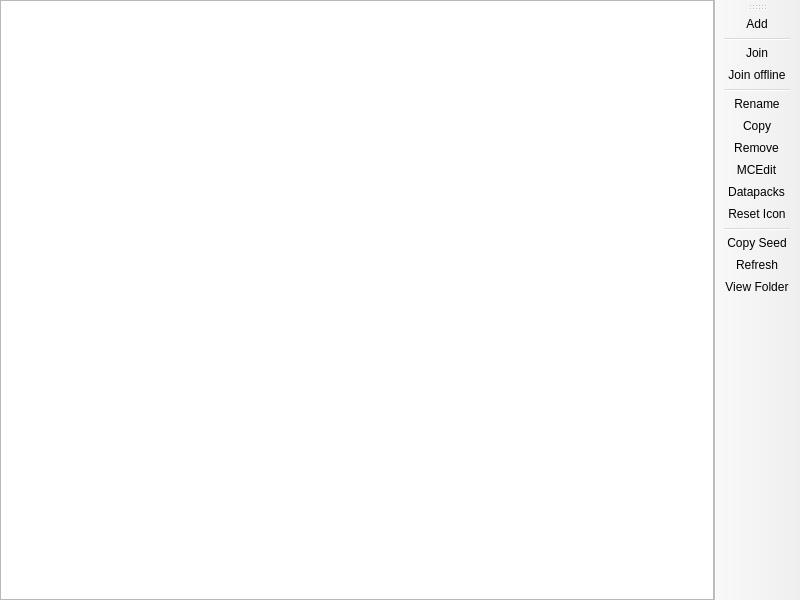
<?xml version="1.0" encoding="UTF-8"?>
<ui version="4.0">
 <class>WorldListPage</class>
 <widget class="QMainWindow" name="WorldListPage">
  <property name="geometry">
   <rect>
    <x>0</x>
    <y>0</y>
    <width>800</width>
    <height>600</height>
   </rect>
  </property>
  <widget class="QWidget" name="centralwidget">
   <layout class="QHBoxLayout" name="horizontalLayout">
    <property name="leftMargin">
     <number>0</number>
    </property>
    <property name="topMargin">
     <number>0</number>
    </property>
    <property name="rightMargin">
     <number>0</number>
    </property>
    <property name="bottomMargin">
     <number>0</number>
    </property>
    <item>
     <widget class="QTreeView" name="worldTreeView">
      <property name="sizePolicy">
       <sizepolicy hsizetype="Expanding" vsizetype="Expanding">
        <horstretch>0</horstretch>
        <verstretch>0</verstretch>
       </sizepolicy>
      </property>
      <property name="acceptDrops">
       <bool>true</bool>
      </property>
      <property name="dragDropMode">
       <enum>QAbstractItemView::DragDrop</enum>
      </property>
      <property name="alternatingRowColors">
       <bool>true</bool>
      </property>
      <property name="rootIsDecorated">
       <bool>false</bool>
      </property>
      <property name="itemsExpandable">
       <bool>false</bool>
      </property>
      <property name="sortingEnabled">
       <bool>true</bool>
      </property>
      <property name="allColumnsShowFocus">
       <bool>true</bool>
      </property>
      <attribute name="headerStretchLastSection">
       <bool>false</bool>
      </attribute>
     </widget>
    </item>
   </layout>
  </widget>
  <widget class="WideBar" name="toolBar">
   <property name="windowTitle">
    <string>Actions</string>
   </property>
   <property name="allowedAreas">
    <set>Qt::LeftToolBarArea|Qt::RightToolBarArea</set>
   </property>
   <property name="toolButtonStyle">
    <enum>Qt::ToolButtonTextOnly</enum>
   </property>
   <property name="floatable">
    <bool>false</bool>
   </property>
   <attribute name="toolBarArea">
    <enum>RightToolBarArea</enum>
   </attribute>
   <attribute name="toolBarBreak">
    <bool>false</bool>
   </attribute>
   <addaction name="actionAdd"/>
   <addaction name="separator"/>
   <addaction name="actionJoin" />
   <addaction name="actionJoinOffline" />
   <addaction name="separator" />
   <addaction name="actionRename"/>
   <addaction name="actionCopy"/>
   <addaction name="actionRemove"/>
   <addaction name="actionMCEdit"/>
   <addaction name="actionDatapacks"/>
   <addaction name="actionReset_Icon"/>
   <addaction name="separator"/>
   <addaction name="actionCopy_Seed"/>
   <addaction name="actionRefresh"/>
   <addaction name="actionView_Folder"/>
  </widget>
  <action name="actionAdd">
   <property name="text">
    <string>Add</string>
   </property>
  </action>
  <action name="actionJoin">
   <property name="text">
    <string>Join</string>
   </property>
   <property name="toolTip">
    <string>Launch the instance directly into the selected world</string>
   </property>
  </action>
  <action name="actionJoinOffline">
   <property name="text">
    <string>Join offline</string>
   </property>
   <property name="toolTip">
    <string>Launch the instance in offline mode directly into the selected world</string>
   </property>
  </action>
  <action name="actionRename">
   <property name="text">
    <string>Rename</string>
   </property>
  </action>
  <action name="actionCopy">
   <property name="text">
    <string>Copy</string>
   </property>
  </action>
  <action name="actionRemove">
   <property name="text">
    <string>Remove</string>
   </property>
  </action>
  <action name="actionMCEdit">
   <property name="text">
    <string>MCEdit</string>
   </property>
  </action>
  <action name="actionCopy_Seed">
   <property name="text">
    <string>Copy Seed</string>
   </property>
  </action>
  <action name="actionRefresh">
   <property name="text">
    <string>Refresh</string>
   </property>
  </action>
  <action name="actionView_Folder">
   <property name="text">
    <string>View Folder</string>
   </property>
  </action>
  <action name="actionReset_Icon">
   <property name="text">
    <string>Reset Icon</string>
   </property>
   <property name="toolTip">
    <string>Remove world icon to make the game re-generate it on next load.</string>
   </property>
  </action>
  <action name="actionDatapacks">
   <property name="text">
    <string>Datapacks</string>
   </property>
   <property name="toolTip">
    <string>Manage datapacks inside the world.</string>
   </property>
  </action>
 </widget>
 <customwidgets>
  <customwidget>
   <class>WideBar</class>
   <extends>QToolBar</extends>
   <header>ui/widgets/WideBar.h</header>
  </customwidget>
 </customwidgets>
 <resources/>
 <connections/>
</ui>
